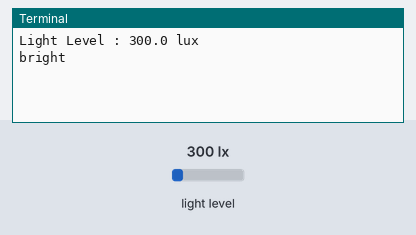
The program below on a simulated Raspberry Pi (BCM pin numbers). Shown: the last lines printed to the terminal. The inputs (shaded band) are chosen by the test bench; at power-on: light level 300 lx.

Above: at 1.2 s.
1.3 s: light level set to 40 lx
At 2.8 s:
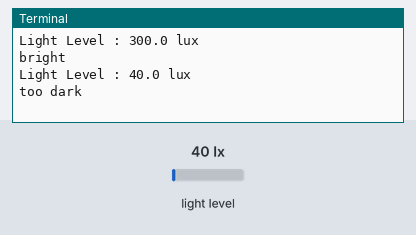
4.3 s: light level set to 54 lx
At 6.5 s:
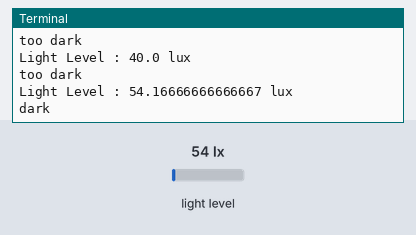
7.3 s: light level set to 500 lx
At 8.6 s:
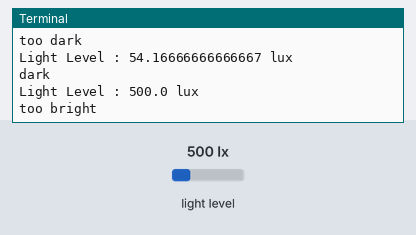
10.3 s: light level set to 466 lx
At 12.9 s:
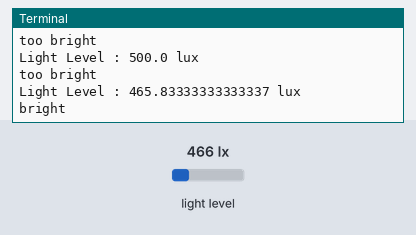
Timing chart, 0 to 14.4 s (numbered marks = the images above; inputs shaded):
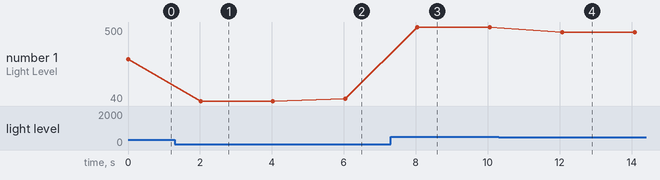

The program:

I2C.py
```python
import smbus
import time

# Constants
DEVICE     = 0x23
POWER_DOWN = 0x00
POWER_ON   = 0x01
RESET      = 0x07
HIGH_RES_MODE = 0x20

# Uses I2C1 port
bus = smbus.SMBus(1)

# Converts data to lux
def convert(data):
  return ((data[1] + (256 * data[0])) / 1.2)


def read(addr=DEVICE):
  data = bus.read_i2c_block_data(addr,HIGH_RES_MODE)
  return convert(data)

while True:
    print("Light Level : " + str(read()) + " lux")
    if read() < 50:
        print("too dark")
    elif read() < 100:
        print("dark")
    elif read() < 150:
        print("medium")
    elif read() < 500:
        print("bright")
    else:
        print("too bright")
    time.sleep(2)
```

Measured:
- the behaviour switches between 49 and 50 lx on light level (found by bisection; images 1 and 2)
- the behaviour switches between 500 and 499 lx on light level (found by bisection; images 3 and 4)
- after the input at 1.3 s, the terminal: prints a new line after 0.72 s (image 1)
- after the input at 4.3 s, the terminal: prints a new line after 1.7 s (image 2)
- after the input at 7.3 s, the terminal: prints a new line after 0.74 s (image 3)
- after the input at 10.3 s, the terminal: prints a new line after 1.8 s (image 4)
- plotted number 1: 300 → 40 after the input at 1.3 s, 40 → 54.17 after the input at 4.3 s, 54.17 → 500 after the input at 7.3 s, 500 → 465.83 after the input at 10.3 s
